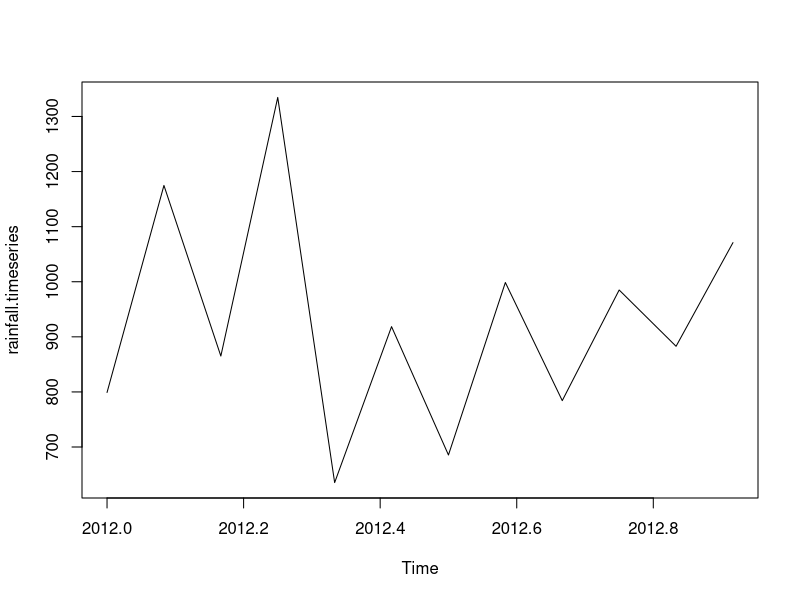
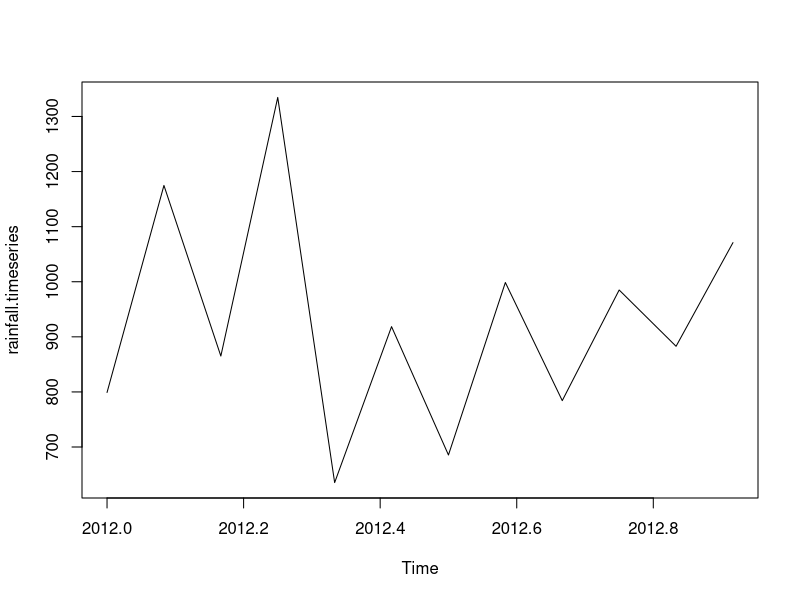
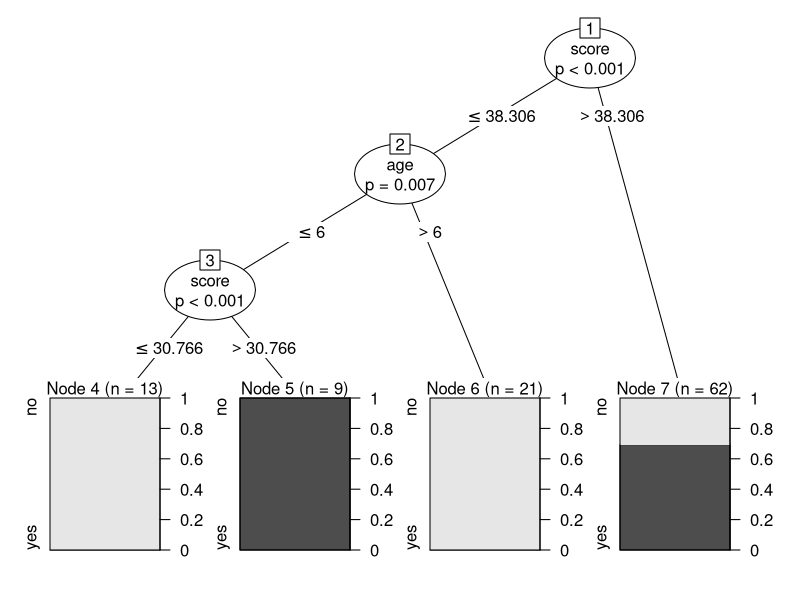

R code for these plots, in order:
#1
rainfall <-c(799,1174.8,865.1,1334.6,635.4,918.5,685.5,998.6,784.2,985,882.8,1071)
rainfall.timeseries <- ts(rainfall,start = c(2012,1),frequency = 12)
print(rainfall.timeseries)
png(file = "rainfall.png")
plot(rainfall.timeseries)
dev.off()
plot(rainfall.timeseries)


#2
install.packages("party")
library(party)
print (head (readingSkills)) 
input.dat<-readingSkills [c(1:105),] 
png(file="abhay.png") 
output.tree<-ctree (nativeSpeaker~age+shoeSize+score, data=input.dat) 
plot (output.tree) 
dev.off()
